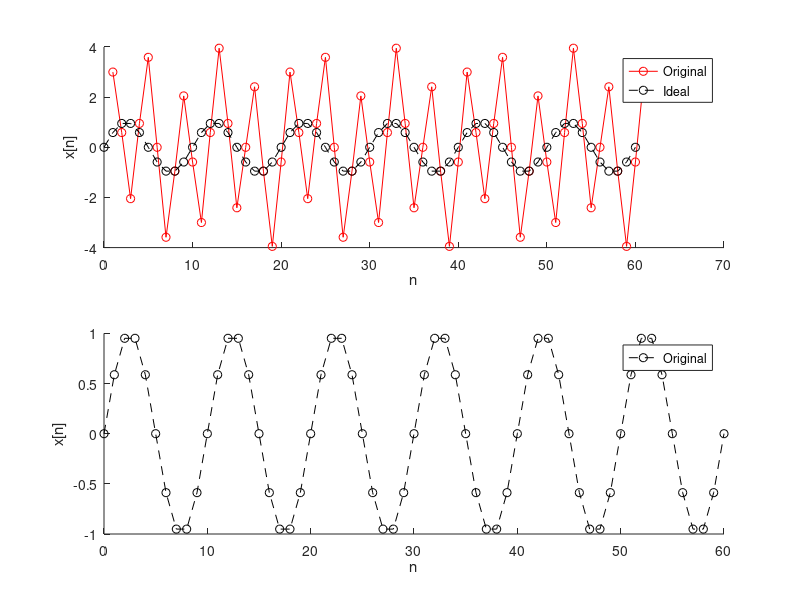
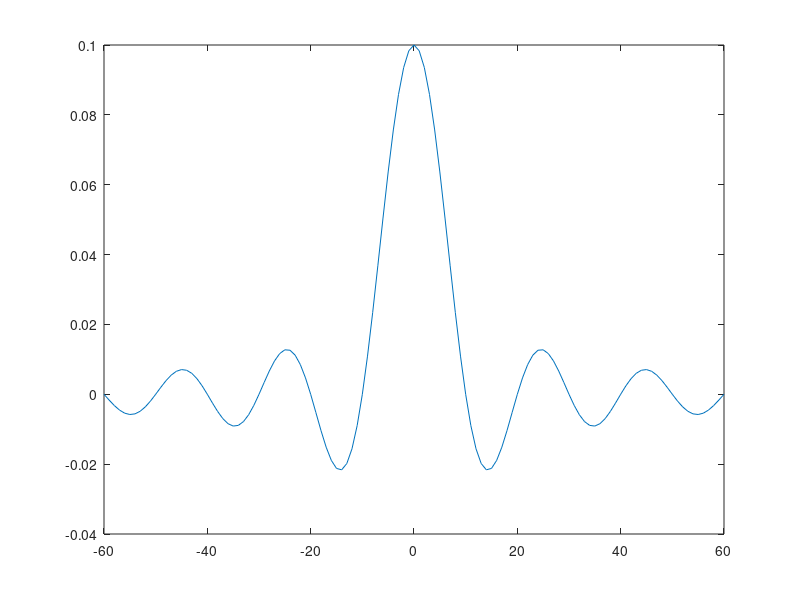

Recreate these plots in MATLAB, in order.
%%
clear
clc
close all

w = 0.1*pi; % freq angular
T = 0.1;    % Periodo
n = 0:60;  % n amostras

N = -60:60 % N amostras

%%
figure
hold all

x1 = 3*cos(n * pi / 2) + sin(n * pi / 5)
x2 = sin(w*n*2);

subplot(2, 1, 1)
hold all
plot(n+1,x1, 'r-o')
plot(n,x2, 'black--o')

legend({'Original','Ideal'})
xlabel('n')
ylabel('x[n]')

subplot(2, 1, 2)
hold all
plot(n,x2, 'black--o')

legend({'Original','Ideal'})
xlabel('n')
ylabel('x[n]')
%%
figure
h = w/pi*sinc(0.1*pi*N/pi)
%Sendo n um vetor de -W:W em que W é o tamanho da janela.

conv(x1,h,'same')

plot(N,h)


